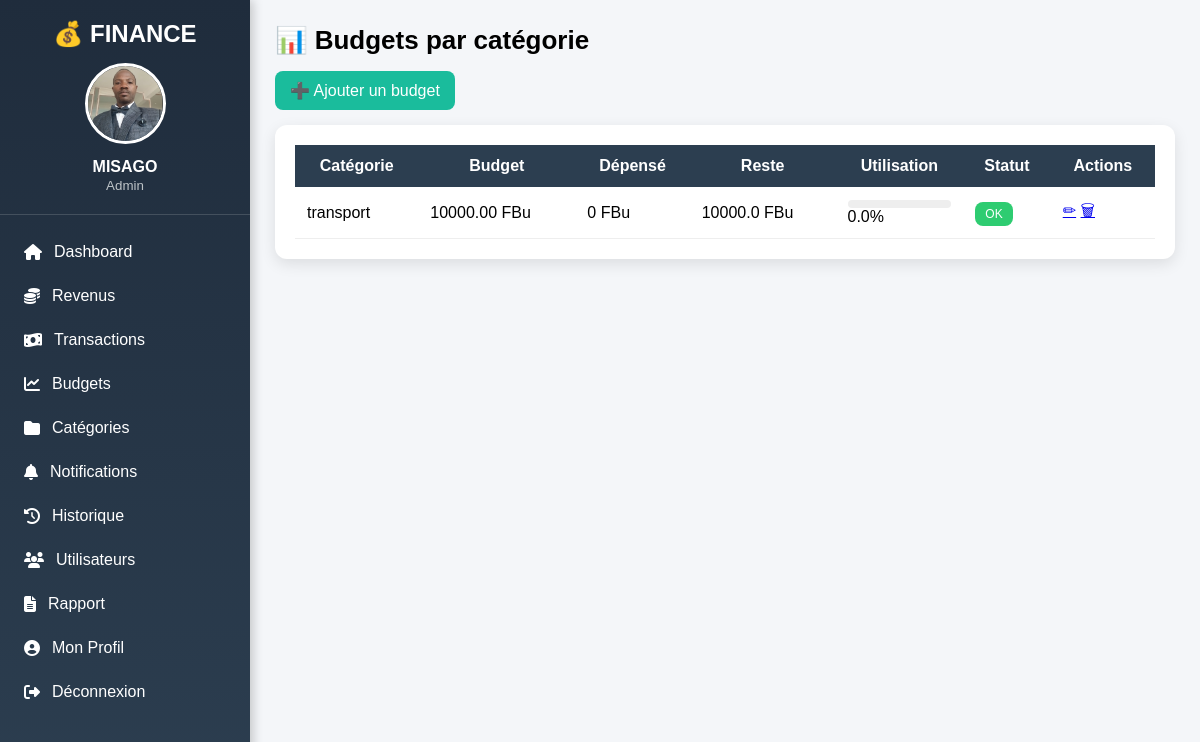
Screenshot of /finance/budgets/ (signed in) with the database file from the repository.
### accounts/models.py (models this page shows, shortened)
class User(AbstractUser):
    username = None
    nom = models.CharField(
        max_length=100,
        blank=True,
        null=True
    )
    email = models.EmailField(
        unique=True
    )
    role = models.CharField(
        max_length=20,
        default="utilisateur"
    )
    statut = models.CharField(
        max_length=20,
        default="en attente"
    )
    photo = models.ImageField(
        upload_to="profiles/",
        blank=True,
        null=True,
        default="profiles/default.png"
    )
    USERNAME_FIELD = "email"
    REQUIRED_FIELDS = []
    objects = UserManager()

### finance/models.py (models this page shows, shortened)
class Categorie(models.Model):
    user = models.ForeignKey(User, on_delete=models.CASCADE)
    nom = models.CharField(max_length=100)
    description = models.CharField(max_length=255, blank=True, null=True)
    date_creation = models.DateTimeField(auto_now_add=True)
    class Meta:
        ordering = ["nom"]
        unique_together = ("user", "nom")

class Budget(models.Model):
    user = models.ForeignKey(User, on_delete=models.CASCADE)
    categorie = models.ForeignKey(Categorie, on_delete=models.CASCADE)
    montant = models.DecimalField(max_digits=12, decimal_places=2)
    mois = models.PositiveIntegerField()
    annee = models.PositiveIntegerField()
    date_creation = models.DateTimeField(auto_now_add=True)
    class Meta:
        ordering = ["annee", "mois"]
        unique_together = ("user", "categorie", "mois", "annee")

### finance/views.py (the view)
# urls.py: path('budgets/', views.budget_list, name='budget_list'),
@login_required
def budget_list(request):
    budgets = Budget.objects.filter(user=request.user)
    data = []
    for b in budgets:
        depense = Transaction.objects.filter(
            user=request.user,
            categorie=b.categorie
        ).aggregate(total=Sum("montant"))["total"] or 0
        reste = float(b.montant) - float(depense)
        pourcentage = (float(depense) / float(b.montant)) * 100 if b.montant else 0
        data.append({
            "id": b.id,
            "categorie": b.categorie,
            "montant": b.montant,
            "depense": depense,
            "reste": reste,
            "pourcentage": round(pourcentage, 1)
        })
    return render(request, "finance/budget_list.html", {
        "budgets": data
    })

### templates/finance/budget_list.html (shortened to what this page needs)
{% extends "base.html" %}
{% block content %}
<div class="title">📊 Budgets par catégorie</div>
<a href="{% url 'add_budget' %}" class="btn-add">
    ➕ Ajouter un budget
</a>
<div class="table-box">
<table>
<tr>
    <th>Catégorie</th>
    <th>Budget</th>
    <th>Dépensé</th>
    <th>Reste</th>
    <th>Utilisation</th>
    <th>Statut</th>
    <th>Actions</th>
</tr>
{% for b in budgets %}
<tr>
    <td>{{ b.categorie.nom }}</td>
    <td>{{ b.montant }} FBu</td>
    <td>{{ b.depense }} FBu</td>
    <td>{{ b.reste }} FBu</td>
    <td>
        <div class="progress">
        </div>
        {{ b.pourcentage }}%
    </td>
    <td>
        {% if b.pourcentage >= 100 %}
            <span class="badge danger">Dépassé</span>
        {% elif b.pourcentage >= 80 %}
            <span class="badge warning">Attention</span>
        {% else %}
            <span class="badge ok">OK</span>
        {% endif %}
    </td>
    <td>
        <a href="{% url 'edit_budget' b.id %}">✏</a>
        <a href="{% url 'delete_budget' b.id %}"
           onclick="return confirm('Supprimer ?')">
           🗑
        </a>
    </td>
</tr>
{% empty %}
<tr>
    <td colspan="7" style="text-align:center;color:gray;">
        Aucun budget défini.
    </td>
</tr>
{% endfor %}
</table>
</div>
{% endblock %}

### templates/base.html (shortened to what this page needs)
<!DOCTYPE html>
<html lang="fr">
<head>
    <link rel="stylesheet" href="https://cdnjs.cloudflare.com/ajax/libs/font-awesome/6.5.0/css/all.min.css">
</head>
<body>
<div class="sidebar">
<h2>💰 FINANCE</h2>
<div class="user-box">
{% if request.user.photo %}
    <img src="{{ request.user.photo.url }}">
{% else %}
    <img src="/media/profiles/default.png">
{% endif %}
<strong>{{ request.user.nom }}</strong>
<small>{{ request.user.role|title }}</small>
</div>
<a href="{% url 'dashboard' %}">
    <i class="fa fa-home"></i> Dashboard
</a>
<a href="{% url 'revenu_list' %}">
    <i class="fa fa-coins"></i> Revenus
</a>
<a href="{% url 'transaction_list' %}">
    <i class="fa fa-money-bill-wave"></i> Transactions
</a>
<a href="{% url 'budget_list' %}">
    <i class="fa fa-chart-line"></i> Budgets
</a>
<a href="{% url 'category_list' %}">
    <i class="fa fa-folder"></i> Catégories
</a>
<a href="{% url 'notification_list' %}">
    <i class="fa fa-bell"></i> Notifications
</a>
<a href="{% url 'historique' %}">
    <i class="fa fa-history"></i> Historique
</a>
{% if request.user.is_authenticated %}
<a href="{% url 'admin_users' %}">
    <i class="fa fa-users"></i> Utilisateurs
</a>
<a href="{% url 'send_report' %}">
    <i class="fa fa-file-alt"></i> Rapport
</a>
{% endif %}
<a href="{% url 'profile' %}">
    <i class="fa fa-user-circle"></i> Mon Profil
</a>
<a href="{% url 'logout' %}">
    <i class="fa fa-sign-out-alt"></i> Déconnexion
</a>
</div>
<div class="content">
    {% block content %}
    {% endblock %}
</div>
</body>
</html>

### templates/base.html (style rules this page uses)
body { margin:0; font-family:Arial, Helvetica, sans-serif; background:#f4f6f9; }
.sidebar { width:250px; height:100vh; background:linear-gradient(180deg,#1f2c3c,#2c3e50); position:fixed; left:0; top:0; overflow-y:auto; box-shadow:3px 0 10px rgba(0,0,0,.2); }
.sidebar h2 { color:white; text-align:center; margin-top:20px; margin-bottom:15px; }
.user-box { text-align:center; color:white; padding-bottom:20px; border-bottom:1px solid rgba(255,255,255,.15); margin-bottom:15px; }
.user-box img { width:75px; height:75px; border-radius:50%; object-fit:cover; border:3px solid white; }
.user-box strong { display:block; margin-top:10px; font-size:16px; }
.user-box small { color:#bdc3c7; }
.sidebar a { display:flex; align-items:center; gap:12px; color:white; text-decoration:none; padding:13px 20px; transition:.3s; border-left:4px solid transparent; }
.content { margin-left:250px; padding:25px; }

### templates/finance/budget_list.html (style rules this page uses)
.title { font-size: 26px; font-weight: bold; margin-bottom: 15px; }
.btn-add { background: #1abc9c; color: white; padding: 10px 15px; border-radius: 8px; text-decoration: none; display: inline-block; margin-bottom: 15px; }
.table-box { background: white; padding: 20px; border-radius: 12px; box-shadow: 0 5px 15px rgba(0,0,0,0.1); }
table { width: 100%; border-collapse: collapse; }
th { background: #2c3e50; color: white; padding: 12px; }
td { padding: 12px; border-bottom: 1px solid #eee; }
.badge { padding: 5px 10px; border-radius: 8px; color: white; font-size: 12px; }
.ok { background: #2ecc71; }
.progress { width: 100%; height: 8px; background: #eee; border-radius: 10px; overflow: hidden; }

### rows the page displays
User: user.photo (picture), user.nom "MISAGO", user.role "Admin"
Categorie: categorie.nom "transport", montant "10000.00", depense "0", reste "10000.0", pourcentage "0.0"
